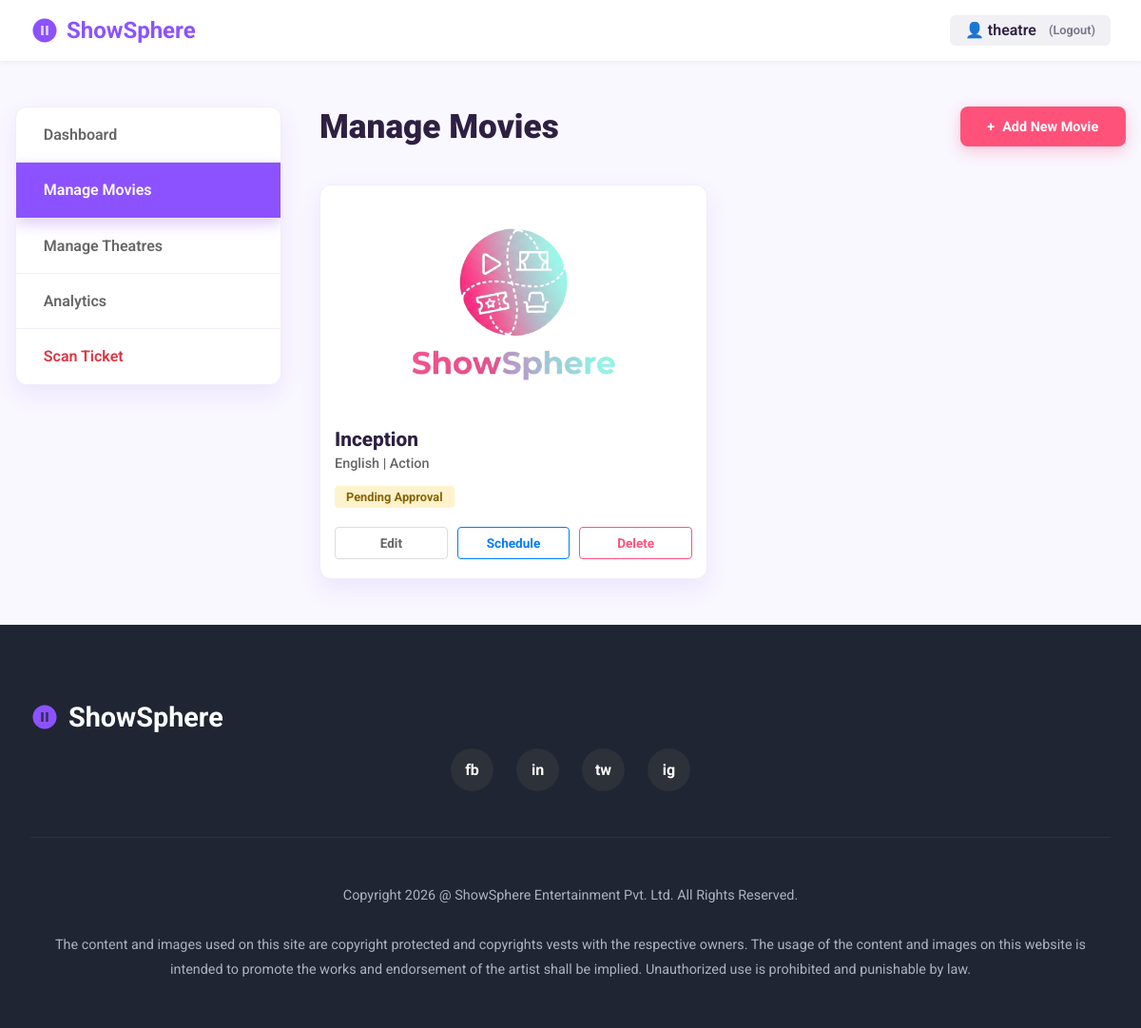
/theatre/movies/ (signed in), run on the app's committed database.
### booking/models.py (models this page shows, shortened)
class CustomUser(AbstractUser):
    ROLE_CHOICES = [
        ('customer', 'Customer'),
        ('organizer', 'Event Organizer'),
        ('theatre_owner', 'Theatre Owner'),
        ('admin', 'Admin'),
    ]
    role = models.CharField(max_length=20, choices=ROLE_CHOICES, default='customer')
    city = models.ForeignKey('City', on_delete=models.SET_NULL, null=True, blank=True)
    phone = models.CharField(max_length=15, blank=True)
    email_verified = models.BooleanField(default=False)
    verification_token = models.CharField(max_length=100, blank=True)

class Movie(models.Model):
    STATUS_CHOICES = [
        ('pending', 'Pending Approval'),
        ('approved', 'Approved'),
        ('rejected', 'Rejected'),
    ]
    CERTIFICATION_CHOICES = [
        ('U', 'U - Universal'),
        ('UA', 'UA - Parental Guidance'),
        ('A', 'A - Adults Only'),
        ('S', 'S - Restricted'),
    ]
    theatre_owner = models.ForeignKey(TheatreOwnerProfile, on_delete=models.CASCADE, related_name='movies')
    title = models.CharField(max_length=200)
    description = models.TextField()
    genre = models.ForeignKey(Genre, on_delete=models.SET_NULL, null=True)
    language = models.ForeignKey(Language, on_delete=models.SET_NULL, null=True)
    duration = models.PositiveIntegerField(help_text='Duration in minutes')
    release_date = models.DateField()
    director = models.CharField(max_length=200, blank=True)
    cast = models.TextField(blank=True, help_text='Main cast members')
    certification = models.CharField(max_length=5, choices=CERTIFICATION_CHOICES, blank=True)
    poster = models.ImageField(upload_to='movie_posters/')
    trailer_url = models.URLField(blank=True, help_text='YouTube trailer URL')
    rating = models.DecimalField(max_digits=3, decimal_places=1, null=True, blank=True,
                                 validators=[MinValueValidator(0), MaxValueValidator(10)])
    status = models.CharField(max_length=20, choices=STATUS_CHOICES, default='pending')
    is_trending = models.BooleanField(default=False)
    created_at = models.DateTimeField(auto_now_add=True)
    updated_at = models.DateTimeField(auto_now=True)
    class Meta:
        ordering = ['-release_date']

class Language(models.Model):
    name = models.CharField(max_length=50, unique=True)
    code = models.CharField(max_length=10, unique=True)
    class Meta:
        ordering = ['name']

class Genre(models.Model):
    name = models.CharField(max_length=50, unique=True)
    category = models.ForeignKey(Category, on_delete=models.CASCADE, related_name='genres')
    class Meta:
        ordering = ['name']

### booking/views.py (the view)
# urls.py: path('theatre/movies/', views.manage_movies, name='manage_movies'),
@approved_theatre_owner_required
def manage_movies(request):
    profile = request.user.theatre_profile
    movies = Movie.objects.filter(theatre_owner=profile).order_by('-created_at')
    context = {
        'movies': movies,
    }
    return render(request, 'theatre/manage_movies.html', context)

### templates/theatre/manage_movies.html (shortened to what this page needs)
<!DOCTYPE html>
<html lang="en">
<head>
</head>
<body>
    <header class="header">
        <a href="{% url 'booking:home' %}" class="logo">
            <svg width="30" height="30" viewBox="0 0 24 24" fill="none" xmlns="http://www.w3.org/2000/svg">
                <circle cx="12" cy="12" r="10" fill="#8C52FF" fill-opacity="0.2" />
                <path
                    d="M12 2C6.48 2 2 6.48 2 12s4.48 10 10 10 10-4.48 10-10S17.52 2 12 2zm-1 14H9V8h2v8zm4 0h-2V8h2v8z"
                    fill="#8C52FF" />
            </svg>
            <span>ShowSphere</span>
        </a>
        <div class="auth-buttons">
            {% if user.is_authenticated %}
            <div id="auth-section" style="display: flex; align-items: center; gap: 10px;">
                <div style="background: #f0f0f5; padding: 0.4rem 1rem; border-radius: 6px; display: flex; align-items: center; gap: 8px; color: var(--text-color); font-weight: 600; cursor: pointer;"
                    onclick="window.location.href='{% url 'booking:logout' %}'">
                    👤 {{ user.username }} <span
                        style="font-size: 0.8rem; opacity: 0.6; margin-left:5px;">(Logout)</span>
                </div>
            </div>
            {% else %}
            <a href="{% url 'booking:login' %}" class="btn btn-primary">Sign In</a>
            {% endif %}
        </div>
    </header>
    <main class="main-layout">
        <aside class="sidebar">
            <ul class="sidebar-menu">
                <li class="sidebar-item"><a href="{% url 'booking:theatre_dashboard' %}">Dashboard</a></li>
                <li class="sidebar-item active"><a href="{% url 'booking:manage_movies' %}">Manage Movies</a></li>
                <li class="sidebar-item"><a href="{% url 'booking:manage_theatres' %}">Manage Theatres</a></li>
                <li class="sidebar-item"><a href="{% url 'booking:theatre_analytics' %}">Analytics</a></li>
                <li class="sidebar-item"><a href="{% url 'booking:scan_ticket' %}" style="color: #dc3545;">Scan
                        Ticket</a></li>
            </ul>
        </aside>
        <section class="content">
            <div class="content-header">
                <h1 class="page-title">Manage Movies</h1>
                <a href="{% url 'booking:create_movie' %}" class="btn btn-add-movie">
                    <span>+</span> Add New Movie
                </a>
            </div>
            <div class="movie-grid">
                {% for movie in movies %}
                <div class="movie-card">
                    {% if movie.poster %}
                    <img src="{{ movie.poster.url }}" alt="{{ movie.title }}" class="movie-poster">
                    {% endif %}
                    <div class="movie-info">
                        <h2 class="movie-title" title="{{ movie.title }}">{{ movie.title }}</h2>
                        <p class="movie-meta">{{ movie.language.name }} | {{ movie.genre.name }}</p>
                        {% if movie.is_approved %}
                        <span class="status-badge status-approved">Approved</span>
                        {% else %}
                        <span class="status-badge status-pending">Pending Approval</span>
                        {% endif %}
                        <div class="action-buttons">
                            <a href="{% url 'booking:edit_movie' movie.id %}" class="btn-card btn-edit">Edit</a>
                            <a href="{% url 'booking:schedule_movie_show' movie.id %}"
                                class="btn-card btn-schedule">Schedule</a>
                            <a href="{% url 'booking:delete_movie' movie.id %}" class="btn-card btn-delete">Delete</a>
                        </div>
                    </div>
                </div>
                {% empty %}
                <div class="empty-state"
                    style="grid-column: 1/-1; text-align: center; padding: 3rem; color: var(--text-light);">
                    <h3>No movies found</h3>
                    <p>Start by adding your first movie to the platform.</p>
                </div>
                {% endfor %}
            </div>
        </section>
    </main>
    <footer class="footer">
        <div class="footer-content">
            <div class="footer-logo">
                <svg width="30" height="30" viewBox="0 0 24 24" fill="none" xmlns="http://www.w3.org/2000/svg">
                    <circle cx="12" cy="12" r="10" fill="#8C52FF" fill-opacity="0.2" />
                    <path
                        d="M12 2C6.48 2 2 6.48 2 12s4.48 10 10 10 10-4.48 10-10S17.52 2 12 2zm-1 14H9V8h2v8zm4 0h-2V8h2v8z"
                        fill="#8C52FF" />
                </svg>
                ShowSphere
            </div>
            <div class="social-links">
                <div class="social-circle">fb</div>
                <div class="social-circle">in</div>
                <div class="social-circle">tw</div>
                <div class="social-circle">ig</div>
            </div>
            <p class="footer-text">
                Copyright {% now "Y" %} @ ShowSphere Entertainment Pvt. Ltd. All Rights Reserved.
                <br><br>
                The content and images used on this site are copyright protected and copyrights vests with the
                respective owners. The usage of the content and images on this website is intended to promote the works
                and endorsement of the artist shall be implied. Unauthorized use is prohibited and punishable by law.
            </p>
        </div>
    </footer>
</body>
</html>

### data on the page
CustomUser: username "theatre"
Movie: poster (picture), title "Inception", language.name "English", genre.name "Action"
